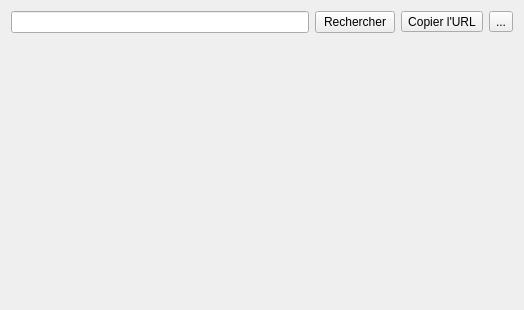
<?xml version="1.0" encoding="UTF-8"?>
<ui version="4.0">
 <class>search</class>
 <widget class="QWidget" name="search">
  <property name="geometry">
   <rect>
    <x>0</x>
    <y>0</y>
    <width>524</width>
    <height>310</height>
   </rect>
  </property>
  <property name="windowTitle">
   <string>Form</string>
  </property>
  <layout class="QVBoxLayout" name="verticalLayout">
   <item>
    <layout class="QHBoxLayout" name="horizontalLayout">
     <item>
      <widget class="QLineEdit" name="search_edit"/>
     </item>
     <item>
      <widget class="QPushButton" name="search_btn">
       <property name="text">
        <string>Rechercher</string>
       </property>
      </widget>
     </item>
     <item>
      <widget class="QToolButton" name="btn_copy_url">
       <property name="toolTip">
        <string>Copier l'URL</string>
       </property>
       <property name="statusTip">
        <string>Copier l'URL</string>
       </property>
       <property name="text">
        <string>Copier l'URL</string>
       </property>
       <property name="icon">
        <iconset>
         <normaloff>:/button/res/button_copy.png</normaloff>:/button/res/button_copy.png</iconset>
       </property>
      </widget>
     </item>
     <item>
      <widget class="QToolButton" name="btn_download">
       <property name="toolTip">
        <string>Télécharger la sélection</string>
       </property>
       <property name="statusTip">
        <string>Télécharger la sélection</string>
       </property>
       <property name="text">
        <string>...</string>
       </property>
       <property name="icon">
        <iconset>
         <normaloff>:/button/res/button_download.png</normaloff>:/button/res/button_download.png</iconset>
       </property>
      </widget>
     </item>
    </layout>
   </item>
   <item>
    <widget class="QWidget" name="widget_searches" native="true">
     <property name="sizePolicy">
      <sizepolicy hsizetype="Preferred" vsizetype="Expanding">
       <horstretch>0</horstretch>
       <verstretch>0</verstretch>
      </sizepolicy>
     </property>
     <layout class="QVBoxLayout" name="verticalLayout_10"/>
    </widget>
   </item>
  </layout>
 </widget>
 <resources>
  <include location="images.qrc"/>
 </resources>
 <connections>
  <connection>
   <sender>search_btn</sender>
   <signal>clicked()</signal>
   <receiver>search</receiver>
   <slot>search()</slot>
   <hints>
    <hint type="sourcelabel">
     <x>415</x>
     <y>21</y>
    </hint>
    <hint type="destinationlabel">
     <x>261</x>
     <y>154</y>
    </hint>
   </hints>
  </connection>
  <connection>
   <sender>search_edit</sender>
   <signal>returnPressed()</signal>
   <receiver>search_btn</receiver>
   <slot>click()</slot>
   <hints>
    <hint type="sourcelabel">
     <x>189</x>
     <y>21</y>
    </hint>
    <hint type="destinationlabel">
     <x>415</x>
     <y>21</y>
    </hint>
   </hints>
  </connection>
 </connections>
 <slots>
  <slot>search()</slot>
 </slots>
</ui>
